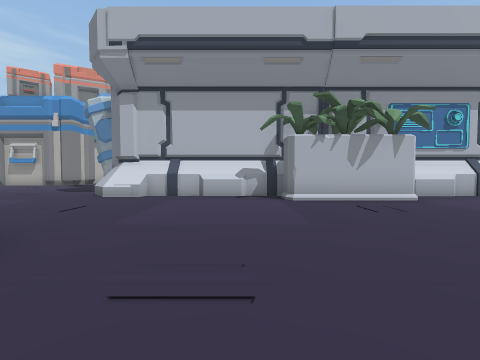
[1] (above)

24 first-person views from a walk through a 3-D level made in the Unity game engine. The camera is 1.4 m above the floor, tilts 2° down and sees 90° across. The floor is counted in squares, 2 m on a side. Each view is taken from the middle of a square. On the plan, view 1 faces up. The plan holds only what a view shows up to about 9 squares ahead; the rest is blank. The place goes on beyond the plan.

[2]
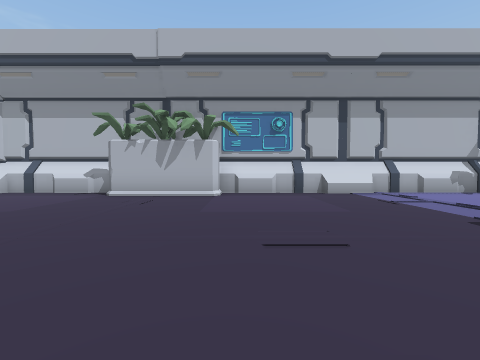

[3]
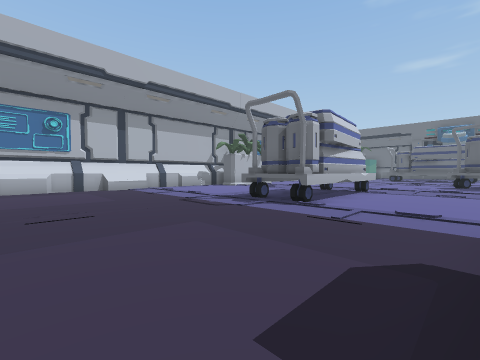

[4]
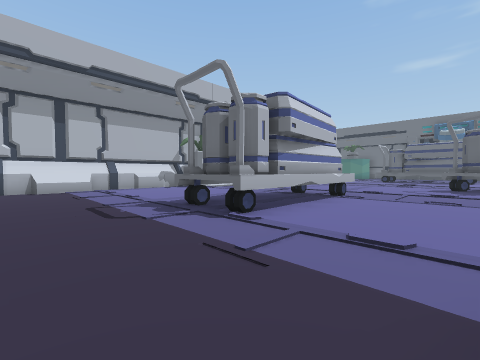

[5]
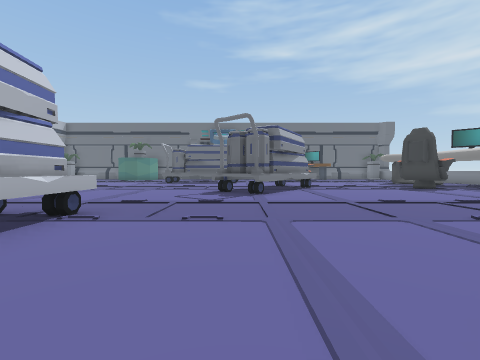

[6]
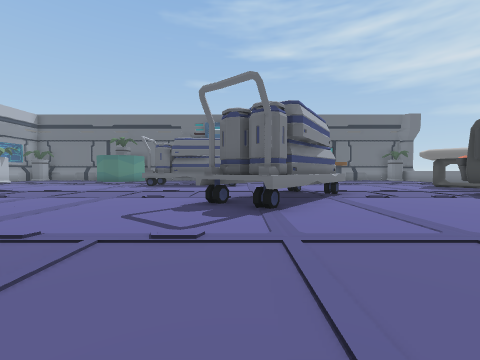

[7]
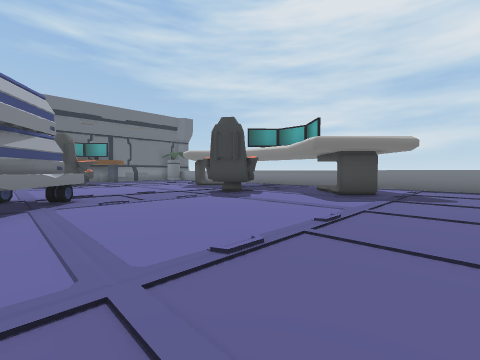

[8]
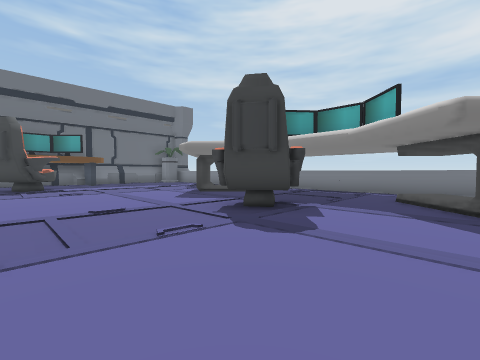

[9]
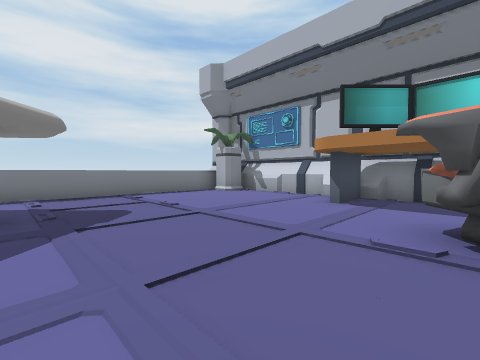

[10]
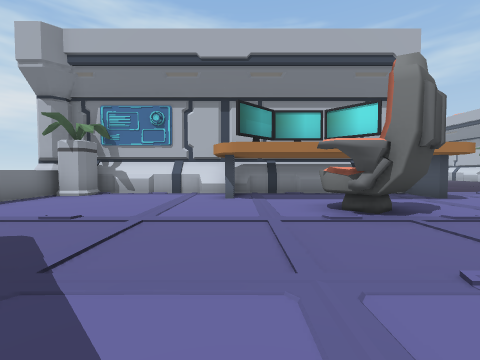

[11]
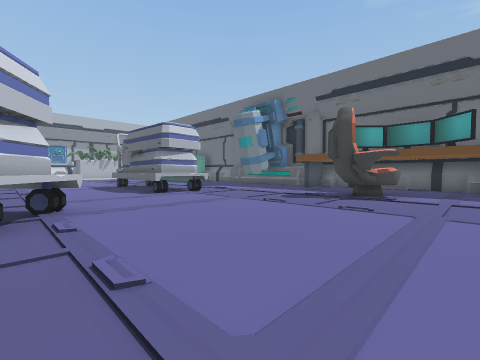

[12]
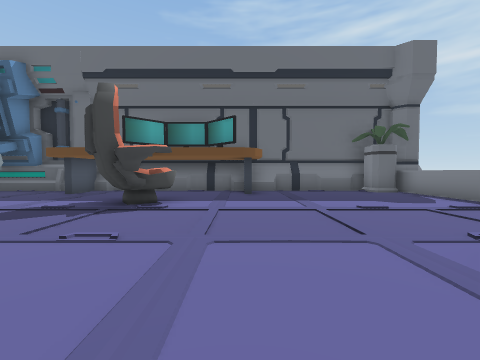

[13]
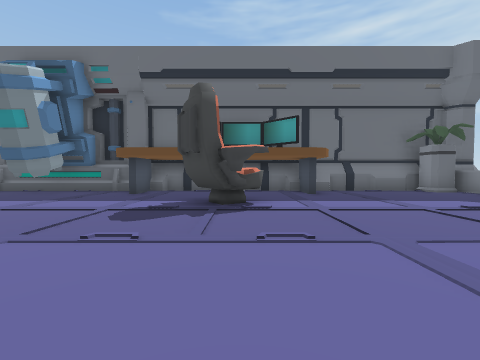

[14]
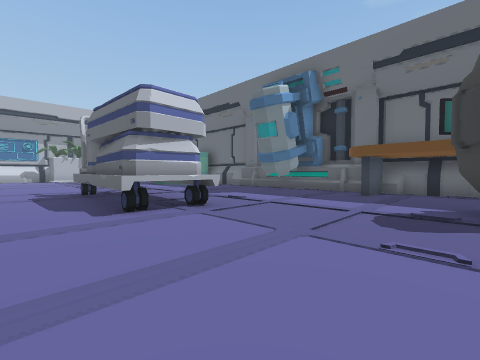

[15]
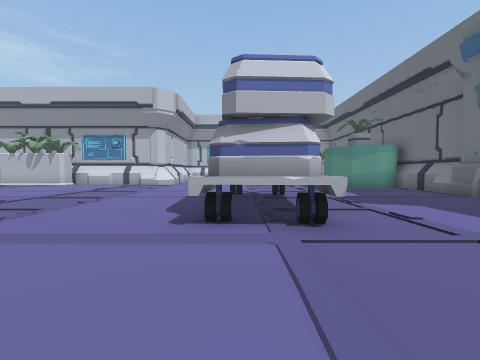

[16]
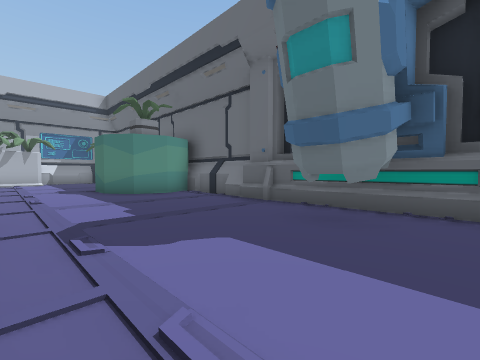

[17]
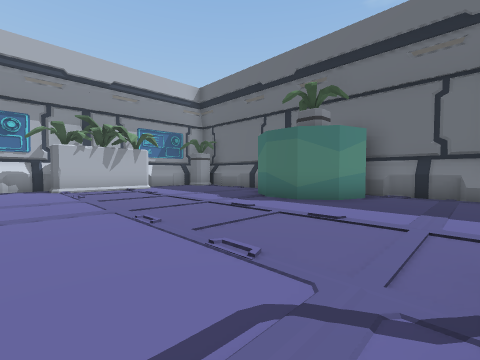

[18]
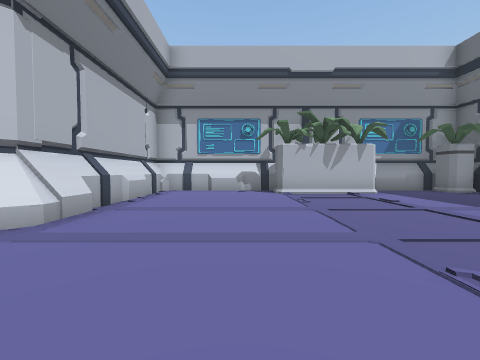

[19]
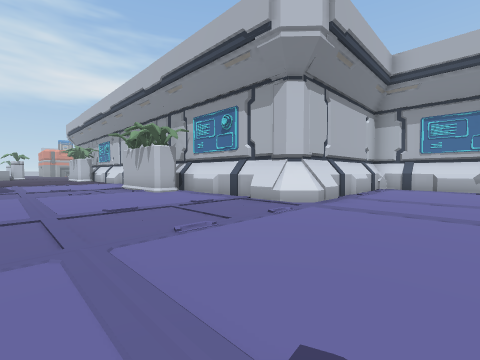

[20]
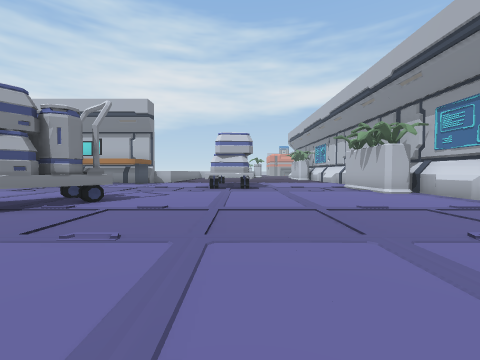

[21]
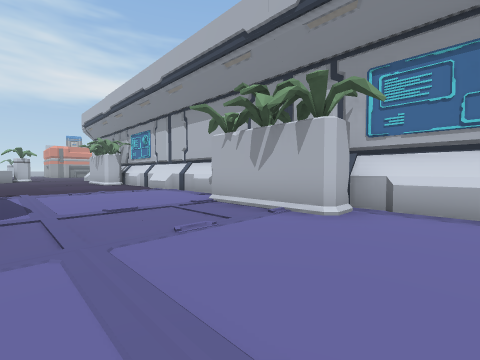

[22]
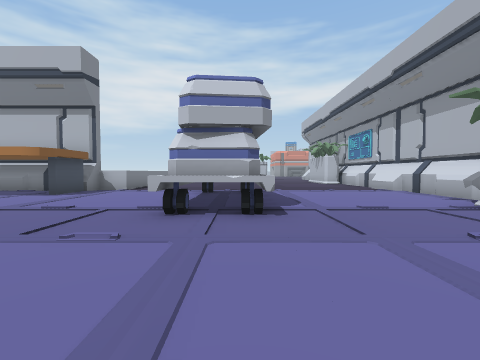

[23]
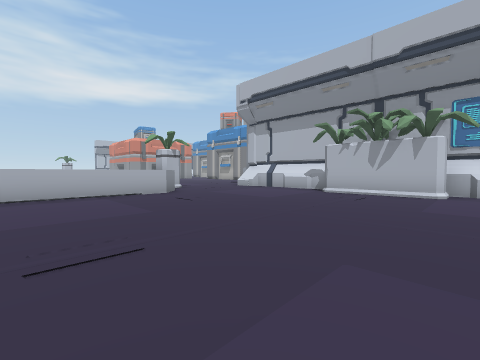

[24]
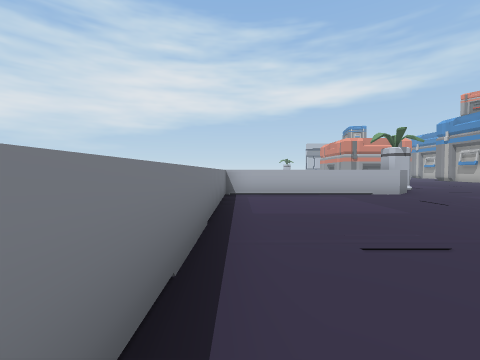

### Floor plan
Key: @ floor where view 1 was taken; # wall or solid block; . main floor; : floor 0.5 m higher than the main floor; / step, stairs or slope; ^ raised ledge; T thing the floor can be seen under or through.
Columns run from 8 left of view 1 to 32 right of it. Each row starts with its distance up from view 1.
 13                              ###### ####
 12                              #....###..##
 11                              #..........
 10                              #.........
  9 ...                          #.........
  8 ....#                        #.........
  7  ...####### ########### ######........#
  6   ........###.........###.............#
  5    ...................................###
  4     ....................................#
  3      ...................................#
  2      ^..................................#
  1      ^............TTTTT..........##.....#
  0      ^..@.........TT#T^..........##.....#
 -1      ^...........................##....##
 -2      ^...........................##....##
 -3      ^...................####....^^.....#
 -4       ^^^^^^^     .......##^ #..........#
 -5                  ##........^#^^........##
 -6                  #...........^..........#
 -7                  #...#..............##..#
 -8                  #..^#..............#^..#
 -9                  #......................#
-10                  ##....................##
-11                  #..........#^..........#
-12                  #......##......#.......#
-13                  #.......:/....// ......#
-14                  #.......//....    .....#
-15                  ##......  ....     ...##
-16                  #^^^^^^^^^^^^       ^^^#

Positions as (right, up) in squares from view 1, and headings:
1: (0, 0), facing up
2: (5, -1), facing up
3: (5, -3), facing up-right
4: (7, -3), facing up-right
5: (10, -3), facing right
6: (13, -3), facing right
7: (14, -5), facing down-right
8: (17, -7), facing down-right
9: (16, -8), facing down-left
10: (17, -10), facing left
11: (21, -10), facing up-right
12: (23, -10), facing right
13: (23, -8), facing right
14: (23, -7), facing up-right
15: (25, -6), facing up
16: (27, -3), facing up-right
17: (24, 2), facing up-right
18: (24, 4), facing up
19: (24, 2), facing up-left
20: (24, 1), facing left
21: (18, 2), facing up-left
22: (18, 1), facing left
23: (5, -2), facing up-left
24: (5, -3), facing left
